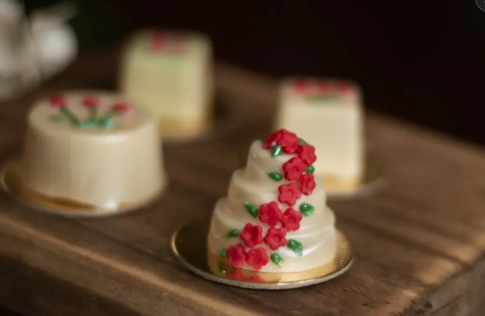
#> input picture sites/01.png, 485 x 316 px, found by its file name
$ python processar-fotos.py ../../../sites/01.png out.png
#> lines starting #> are read from the running program, lines starting #| are printed output that depends on the picture
"""Prepara as fotos do Instagram do Concetto di Bellezza para o site.

Faz três coisas, nesta ordem:

  1. corta a INTERFACE DO INSTAGRAM sobreposta à foto — a seta de carrossel
     (‹ ›) nas laterais, as bolinhas de paginação no rodapé e o disquinho de
     perfil no canto inferior esquerdo. Nada disso é faixa lisa: é overlay em
     cima da imagem, então nenhum detector de borda encontra;
  2. recorta para a proporção do slot, com viés de enquadramento POR FOTO —
     em foto de cabelo o assunto começa no topo do quadro e recorte
     centralizado decapita a cabeça;
  3. redimensiona e salva como JPG.

O MAPA abaixo é o coração do arquivo. Cada linha diz de onde vem, para onde
vai, quanto cortar de interface e onde ancorar o recorte.

⚠️ AO TROCAR QUALQUER FOTO, confira as quatro bordas ampliadas. Deixar a
interface de outro aplicativo aparecendo numa proposta comercial é o detalhe
que denuncia de onde a imagem veio.

uso: python scripts/processar-fotos.py .imagens-originais src/assets/images
"""

import sys
from pathlib import Path

from PIL import Image

ORIGEM = Path(sys.argv[1])
DESTINO = Path(sys.argv[2])
DESTINO.mkdir(parents=True, exist_ok=True)

# Proporções dos slots do site.
V45 = (1080, 1350)    # 4:5 — o formato nativo do Instagram deles. Quase tudo.
H1610 = (1600, 1000)  # 16:10 — a foto larga do salão
H169 = (1920, 1080)   # 16:9 — pôster do vídeo e og:image

# Cortes de interface, reutilizados. (esquerda, topo, direita, baixo) em px.
NADA = (0, 0, 0, 0)
SETA_E = (44, 0, 0, 0)        # seta ‹ à esquerda
SETA_D = (0, 0, 44, 0)        # seta › à direita
SETAS = (44, 0, 44, 0)        # as duas
RODAPE = (0, 0, 0, 40)        # bolinhas de paginação / disquinho de perfil
SETA_E_RODAPE = (44, 0, 0, 40)
SETA_D_RODAPE = (0, 0, 44, 40)
SETAS_RODAPE = (44, 0, 44, 40)

# (arquivo, destino, corte, alvo, viés vertical 0..1)
#
# O viés é a fração descartada em CIMA quando a foto é mais alta que o alvo.
# 0.0 mantém o topo; 0.5 centraliza; 1.0 mantém a base.
MAPA = [
    # ── HERO ──────────────────────────────────────────────────────────
    # Loiro iluminado contra a parede verde, com as cordas e as letras
    # CONCETTO DI BELLEZZA atrás. É a única foto do acervo que mostra o
    # TRABALHO e a MARCA no mesmo quadro — por isso abre o site.
    ("01.png", "hero-loiro-letreiro", SETA_D, V45, 0.05),

    # ── O ESPAÇO ──────────────────────────────────────────────────────
    # A vista ampla: parede verde, sofá verde-musgo, espelhos ondulados,
    # plantas. É o que as avaliações do Google chamam de "ambiente
    # acolhedor" — e é nativamente horizontal, o que é raro aqui.
    ("interior02.png", "espaco-salao", SETAS, H1610, 0.5),
    ("interior.png", "espaco-bancadas", SETAS, V45, 0.5),
    ("interior04.png", "espaco-lavatorios", NADA, V45, 0.5),
    ("interior03.png", "espaco-recepcao", NADA, V45, 0.5),
    # Pôster do bloco de vídeo (16:9) — mesma foto do salão, outro recorte.
    ("interior02.png", "video-poster", SETAS, H169, 0.5),

    # ── CABELO · foto grande ──────────────────────────────────────────
    # Ruivo laranja vibrante. A foto mais forte do acervo inteiro.
    ("fire.png", "cabelo-ruivo-fogo", NADA, V45, 0.02),

    # ── CABELO · carrossel de tipos ───────────────────────────────────
    # Viés baixo (0.00–0.08): em foto de cabelo de costas o topo da cabeça
    # está encostado na borda de cima. Centralizar corta a raiz — que é
    # justamente o que quem procura coloração quer ver.
    ("loira.png", "tipo-loiro-iluminado", RODAPE, V45, 0.02),
    ("02.png", "tipo-loiro-mel", SETA_D_RODAPE, V45, 0.02),
    ("ruivo.png", "tipo-ruivo-claro", NADA, V45, 0.05),
    ("hair-ruivo.png", "tipo-acaju", NADA, V45, 0.02),
    ("vermelho-escuro.png", "tipo-borgonha", RODAPE, V45, 0.02),
    ("cabelo04.png", "tipo-chocolate", NADA, V45, 0.02),
    ("cabelo03.png", "tipo-preto-brilho", NADA, V45, 0.05),
    ("antes-depois-0008-pt2.png", "tipo-castanho-camadas", SETA_D_RODAPE, V45, 0.02),
    ("cachos-0000.png", "tipo-cachos-definidos", RODAPE, V45, 0.05),
    ("iluminado-cachos.png", "tipo-cachos-luzes", SETA_D, V45, 0.05),
    ("iluminado-sutil.png", "tipo-morena-iluminada", RODAPE, V45, 0.02),
    ("iluminado-sutil-no-recolor.png", "tipo-bob-castanho", RODAPE, V45, 0.05),

    # ── ANTES E DEPOIS ────────────────────────────────────────────────
    # ⚠️ Cada par é a MESMA cliente no MESMO dia — conferido pela roupa,
    # pelo comprimento e pelo cenário. Ver a tabela no README.
    ("antes-depois-ruivo.png", "ad-ruivo-antes", SETA_E_RODAPE, V45, 0.02),
    ("depois-ruivo.png", "ad-ruivo-depois", SETAS_RODAPE, V45, 0.02),
    ("antes-loiro.png", "ad-loiro-antes", SETA_E_RODAPE, V45, 0.02),
    ("depois-loiro.png", "ad-loiro-depois", SETA_D_RODAPE, V45, 0.02),
    ("luzes-antes.png", "ad-luzes-antes", SETA_E_RODAPE, V45, 0.05),
    ("luzes-depois.png", "ad-luzes-depois", SETA_D_RODAPE, V45, 0.05),

    # ── PRODUÇÃO · make e penteado ────────────────────────────────────
    # Viés mais alto (0.10–0.25): aqui o assunto é o ROSTO, que fica no
    # terço superior. Mas não em 0 — sobrar ar acima da cabeça é o que
    # separa retrato de foto de documento.
    ("ensaio-formanda.png", "producao-formanda", SETA_D_RODAPE, V45, 0.10),
    ("penteado-festa.png", "producao-semipreso", SETA_E_RODAPE, V45, 0.05),
    ("producao-evento.png", "producao-coque-baixo", SETA_D_RODAPE, V45, 0.05),
    ("producao.png", "producao-rabo-alto", RODAPE, V45, 0.05),
    ("make03.png", "producao-make-neutra", NADA, V45, 0.10),
    ("make07.png", "producao-make-coque", NADA, V45, 0.10),
    ("make10.png", "producao-make-cachos", NADA, V45, 0.10),
    ("make01.png", "producao-make-esfumada", NADA, V45, 0.10),

    # ── UNHAS ─────────────────────────────────────────────────────────
    ("unhas-01.png", "unhas-francesinha-vermelha", RODAPE, V45, 0.15),
    ("unhas-02.png", "unhas-glitter-flores", RODAPE, V45, 0.15),
    ("unhas-03.png", "unhas-marrom-dourado", RODAPE, V45, 0.15),

    # ── APOIO ─────────────────────────────────────────────────────────
    # Ruivo mel longo no letreiro — fundo da seção de serviços.
    ("cabelo.png", "servicos-ruivo-mel", NADA, V45, 0.02),
]


def processar(arquivo, destino, corte, alvo, vies):
#> called with arquivo = '01.png', destino = 'hero-loiro-letreiro', corte = (0, 0, 44, 0), alvo = (1080, 1350), vies = 0.05
    src = ORIGEM / arquivo
    if not src.exists():
        print(f"  FALTA  {arquivo}")
        return False

    im = Image.open(src).convert("RGB")
    L, A = im.size
#> L = 485; A = 316

    e, t, d, b = corte
    im = im.crop((e, t, L - d, A - b))
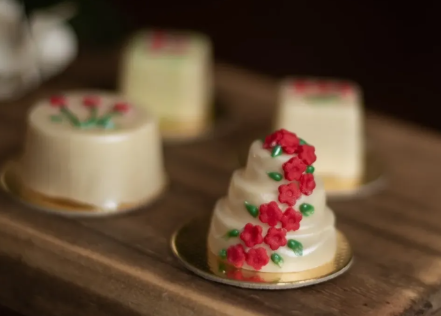
#> im: PIL image 441x316 RGB; mean R, G, B 98, 74.6, 54.4
    l, a = im.size
#> l = 441; a = 316

    alvo_ratio = alvo[0] / alvo[1]
    if l / a > alvo_ratio:
        # Mais larga que o alvo: corta pelos lados, sempre pelo centro.
        novo_l = int(a * alvo_ratio)
#> novo_l = 252
        x = (l - novo_l) // 2
#> x = 94
        im = im.crop((x, 0, x + novo_l, a))
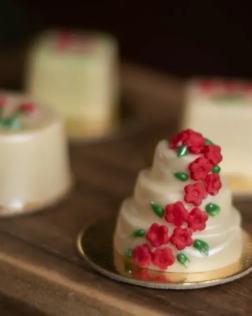
#> im: PIL image 252x316 RGB; mean R, G, B 109.4, 83.2, 61.9
    else:
        # Mais alta que o alvo: corta em cima e embaixo, respeitando o viés.
        nova_a = int(l / alvo_ratio)
        y = int((a - nova_a) * vies)
        im = im.crop((0, y, l, y + nova_a))

    im = im.resize(alvo, Image.LANCZOS)
#> im: PIL image 1080x1350 RGB
    saida = DESTINO / f"{destino}.jpg"
    im.save(saida, quality=86, optimize=True)
#> (the run stopped early here; a loop or call above may not have finished)

$ run again, with mockups/.fotos-banco/11813961.jpg saved as sites/01.png
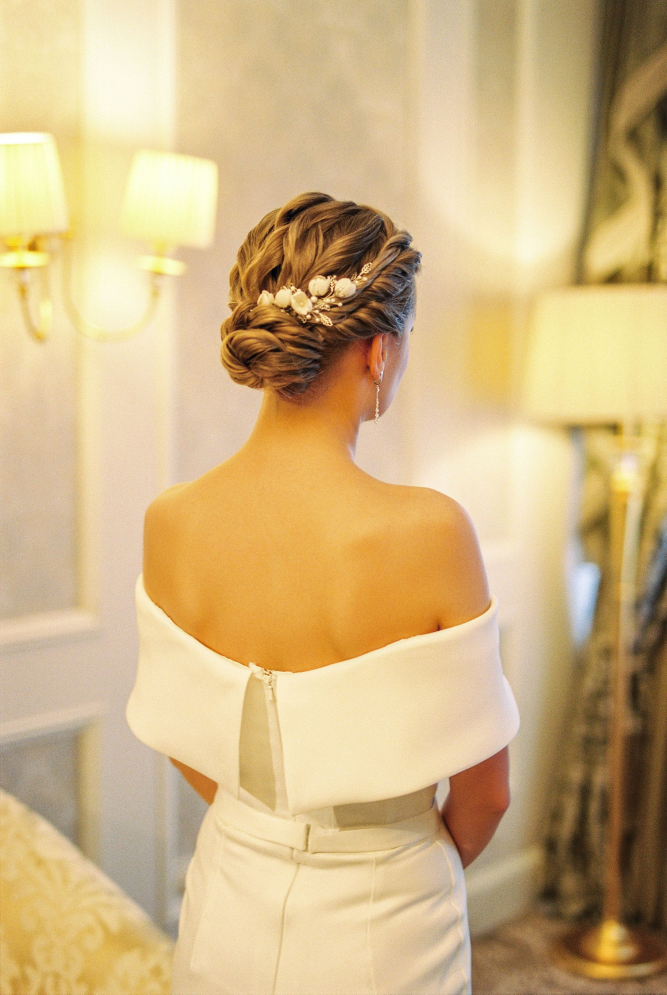
#> input picture mockups/.fotos-banco/11813961.jpg, 2000 x 2983 px, found by its file name (shown at 1/3 size)
#> in processar, im is the input picture: PIL image 2000x2983 RGB; mean R, G, B 208.5, 180.6, 131.7
#> in processar, `im = im.crop((e, t, L - d, A - b))`:
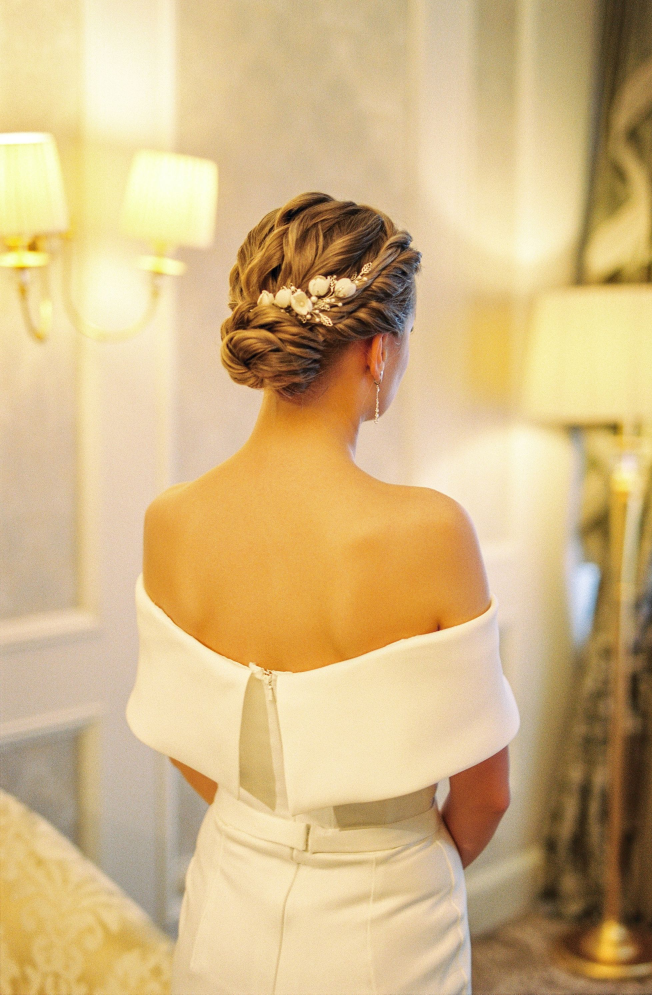
#> im: PIL image 1956x2983 RGB (shown at 1/3 size); mean R, G, B 210.1, 182.2, 133.2
#> in processar, `im = im.crop((0, y, l, y + nova_a))`:
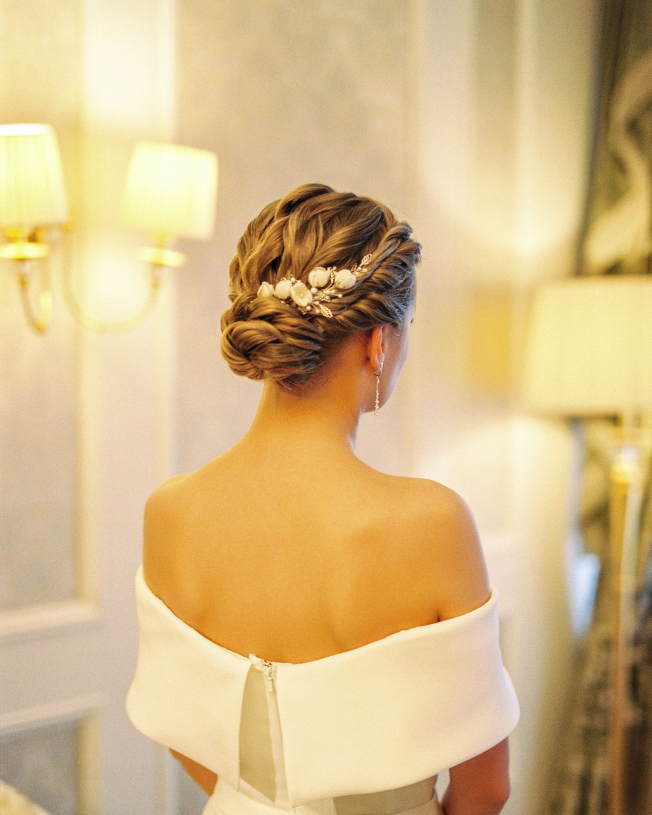
#> im: PIL image 1956x2445 RGB (shown at 1/3 size); mean R, G, B 213.5, 185.3, 135.5

$ run again, with mockups/.fotos-banco/12346564.jpg saved as sites/01.png
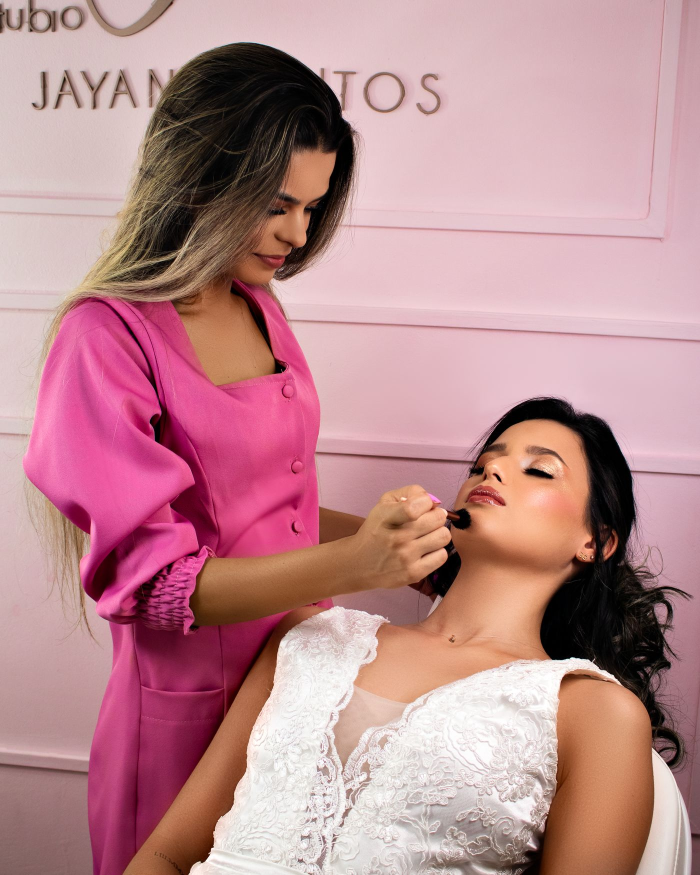
#> input picture mockups/.fotos-banco/12346564.jpg, 1400 x 1750 px, found by its file name (shown at 1/2 size)
#> in processar, im is the input picture: PIL image 1400x1750 RGB; mean R, G, B 186.6, 138.7, 142.9
#> in processar, `im = im.crop((e, t, L - d, A - b))`:
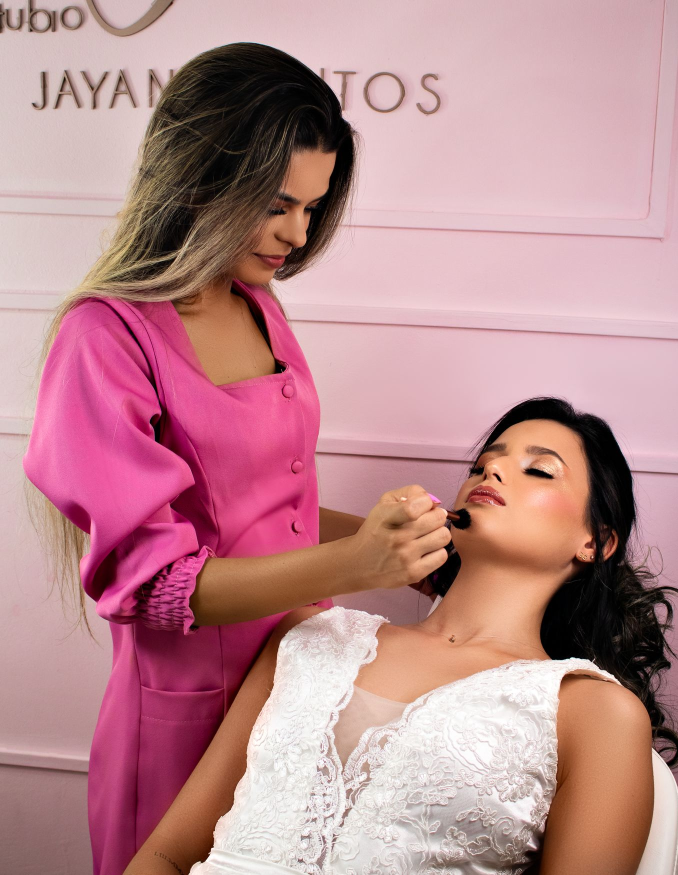
#> im: PIL image 1356x1750 RGB (shown at 1/2 size); mean R, G, B 186.5, 138.4, 142.3
#> in processar, `im = im.crop((0, y, l, y + nova_a))`:
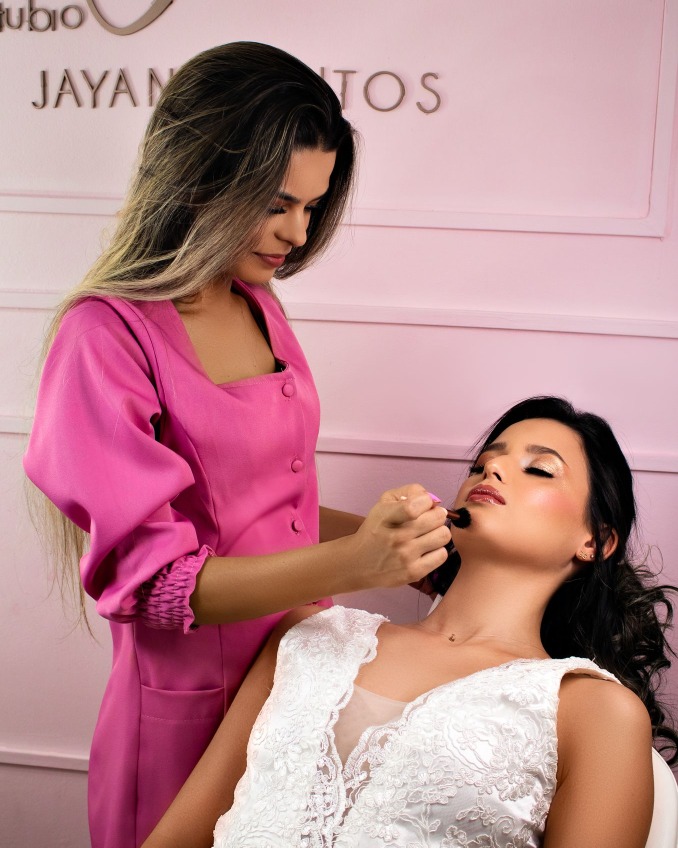
#> im: PIL image 1356x1695 RGB (shown at 1/2 size); mean R, G, B 187.1, 138.4, 142.7
